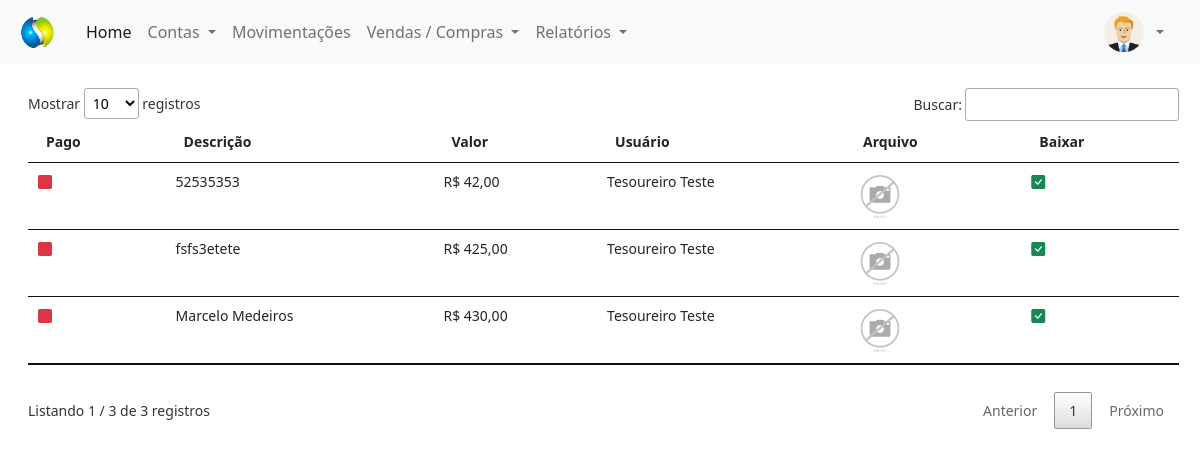
The page /painel-tesoureiro/index.php?pagina=contas_receber_vencidas (signed in) on the database its author committed.
### tables this page shows
CREATE TABLE `contas_receber` (
  `id` int(11) NOT NULL,
  `descricao` varchar(150) NOT NULL,
  `valor` decimal(8,2) NOT NULL,
  `usuario` int(5) NOT NULL,
  `pago` varchar(5) NOT NULL,
  `data` date NOT NULL,
  `vencimento` date NOT NULL,
  `arquivo` varchar(150) NOT NULL
);

CREATE TABLE `usuarios` (
  `id` int(11) NOT NULL,
  `nome` varchar(80) NOT NULL,
  `email` varchar(80) NOT NULL,
  `cpf` varchar(15) NOT NULL,
  `senha` varchar(20) NOT NULL,
  `nivel` varchar(20) NOT NULL
);

### painel-tesoureiro/contas_receber_vencidas.php (the view, shortened to what this page needs)
<?php
$pag = 'contas_receber';
require_once('../conexao.php');
?>
<div class="mt-4" style="margin-right:25px">
    <?php
    $query = $pdo->query("SELECT * from contas_receber where vencimento < curDate() and pago != 'Sim' order by vencimento asc");
    $res = $query->fetchAll(PDO::FETCH_ASSOC);
    $total_reg = @count($res);
    if ($total_reg > 0) {
    ?>
        <small>
            <table id="usuarios" class="table table-hover my-4" style="width:100%">
                <thead>
                    <tr>
                        <th>Pago</th>
                        <th>Descrição</th>
                        <th>Valor</th>
                        <th>Usuário</th>
                        <th>Arquivo</th>
                        <th>Baixar</th>
                    </tr>
                </thead>
                <tbody>
                    <?php
                    for ($i = 0; $i < $total_reg; $i++) {
                        $id_usu = $res[$i]['usuario'];
                        $query2 = $pdo->query("SELECT * from usuarios where id = '$id_usu'");
                        $res2 = $query2->fetchAll(PDO::FETCH_ASSOC);
                        $nome_usu = $res2[0]['nome'];
                        if ($res[$i]['pago'] == 'Sim') {
                            $classe = 'text-success';
                        } else {
                            $classe = 'text-danger';
                        }
                        $extensao = strchr($res[$i]['arquivo'], '.');
                        if ($extensao == '.pdf') {
                            $arquivo_pasta = 'pdf.png';
                        } else {
                            $arquivo_pasta = $res[$i]['arquivo'];
                        }
                    ?>
                        <tr>
                            <td>
                                <i class="bi bi-square-fill <?php echo $classe; ?>"></i>
                            </td>
                            <td>
                                <?php echo $res[$i]['descricao']; ?>
                            </td>
                            <td>
                                R$ <?php echo number_format($res[$i]['valor'], 2, ',', '.'); ?>
                            </td>
                            <td><?php echo $nome_usu ?></td>
                            <td>
                                <a href="../img/<?php echo $pag ?>/<?php echo $res[$i]['arquivo'] ?>" type="button" title="Ver Arquivo" style="text-decoration: none" target="_blank">
                                    <img src="../img/<?php echo $pag ?>/<?php echo $arquivo_pasta ?>" width="50px">
                                </a>
                            </td>
                            <td>
                                    <a href="index.php?pagina=contas_receber_vencidas&funcao=baixar&id=<?php echo $res[$i]['id']; ?>" title="Baixar Registro">
                                        <i class="bi bi-check-square-fill text-success" style="text-decoration: none"></i>
                                    </a>
                            </td>
                        </tr>
                    <?php }
                    ?>
                </tbody>
            </table>
        </small>
    <?php } else {
        echo "Não existem dados para serem exibidos!";
    } ?>
</div>

### rows shown on the page
contas_receber: descricao "52535353", valor "42,00", usuarios.nome "Tesoureiro Teste", arquivo (picture)
contas_receber: descricao "fsfs3etete", valor "425,00", usuarios.nome "Tesoureiro Teste", arquivo (picture)
contas_receber: descricao "Marcelo Medeiros", valor "430,00", usuarios.nome "Tesoureiro Teste", arquivo (picture)
